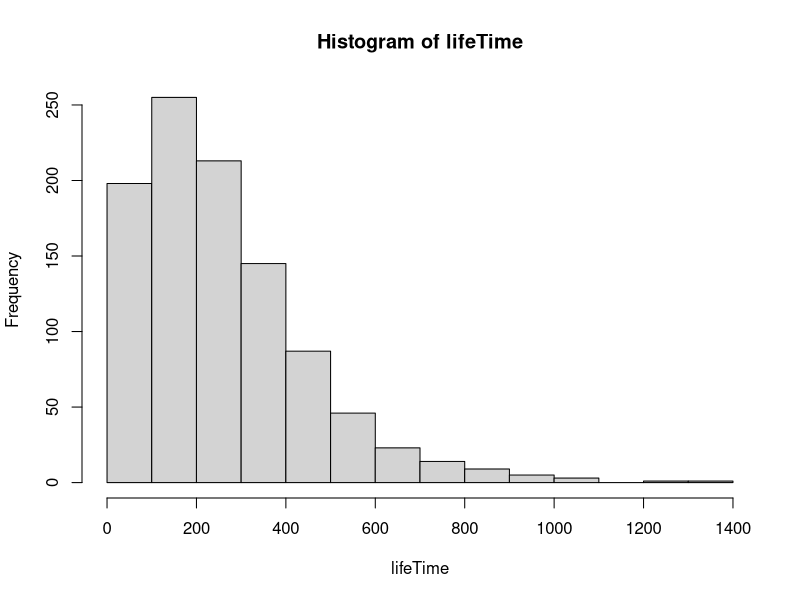
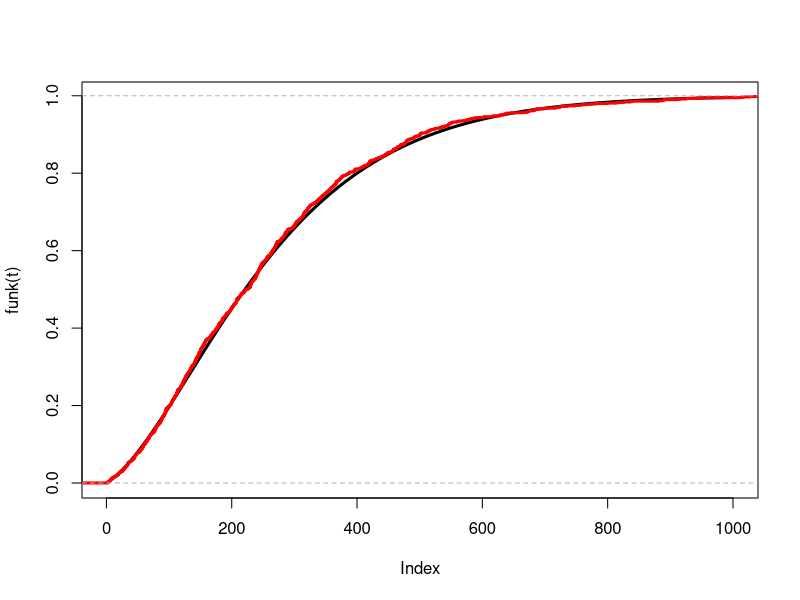
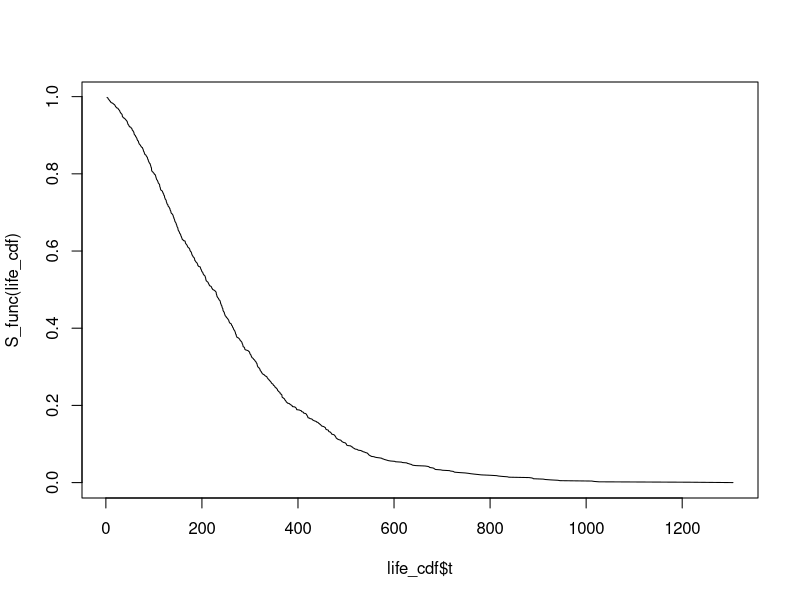
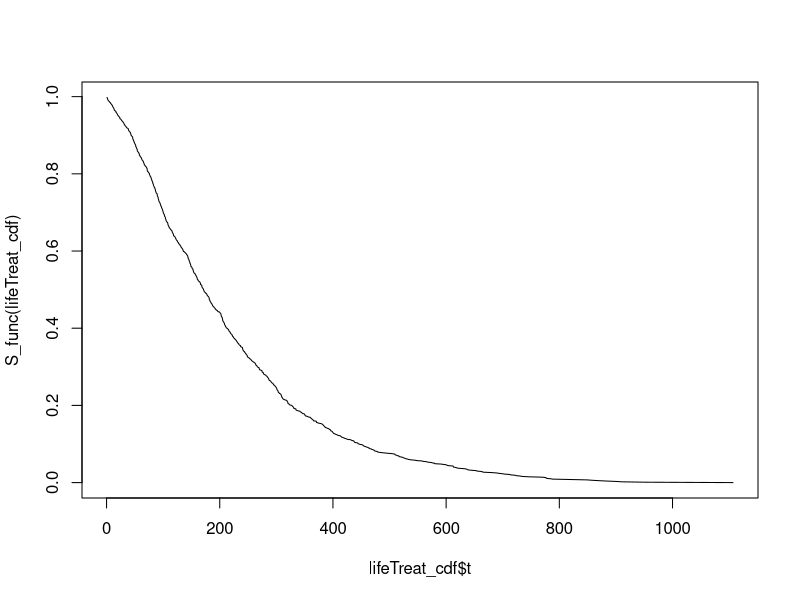
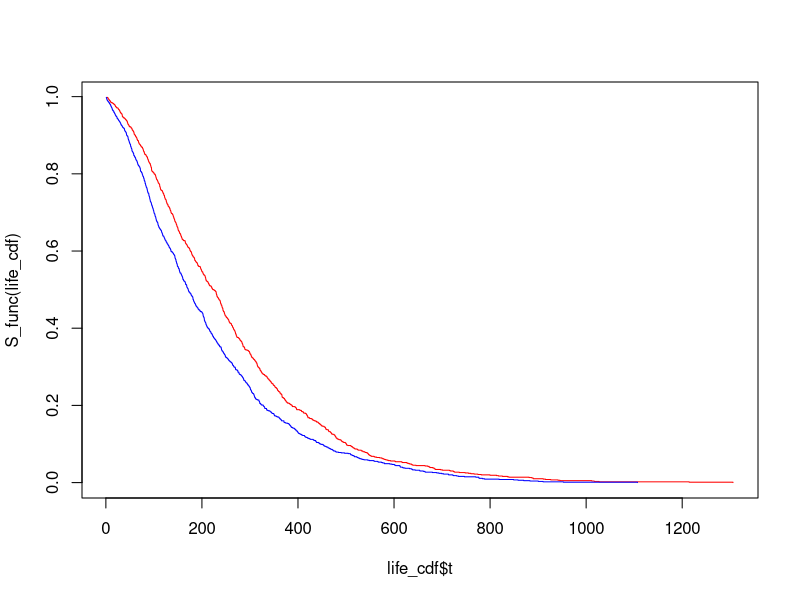

Source code (R) for these figures, in order:
library(expm)
rm(list=ls())
Q = matrix(
  c(-0.0085,  0.005,  0.0025,       0,   0.001,
          0, -0.014,   0.005,   0.004,   0.005,
          0,      0,  -0.008,   0.003,   0.005,
          0,      0,       0,  -0.009,   0.009,
          0,      0,       0,       0,       0),
  nrow = 5,
  ncol = 5)
Q <- t(Q)


## Task 7

woman = rep(1,1000) # Create 1000 women
N.iter = 1000

count = matrix(0, ncol = 5, nrow = N.iter) #

for (i in 1:N.iter){
  while (woman[i]<5){
    event = rexp(1,rate=-Q[woman[i],woman[i]])
    count[i,woman[i]] = event
    if (woman[i] <4){
    woman[i]=sample(x = c((woman[i]+1):5), size =1, replace =TRUE,
                    prob =-(Q[woman[i],(woman[i]+1):5])/Q[woman[i],woman[i]])
    }
    else{
      woman[i]=5
    }

  }
}

lifeTime = rowSums(count)
hist(lifeTime)
C = qchisq(p = c(0.025,0.975), df = 999)
# Conf for stadard deviation: see notes part 2 file
conf=c(sqrt(999*var(lifeTime)/C[2]),sqrt(999*var(lifeTime)/C[1]))
mean(lifeTime)

n = length(lifeTime)
Conf_control1 = mean(lifeTime) - qt(0.975, df =n-1) * sd(lifeTime) / sqrt(n)
Conf_control2 = mean(lifeTime) + qt(0.975, df =n-1) * sd(lifeTime) / sqrt(n)
c(mean(lifeTime),Conf_control1,Conf_control2) #mean and CI for the mean

#survival rate after 30.5 months
(sum(rowSums(count[,1:2])>30.5 & (count[,3]!=0 | count[,4]!=0)))/1000

############# Opgave 8
Q = Q[1:4,1:4]
funk = function(t){
  ones = rep(1,4)
  p0 = c(1,0,0,0)

  p = vector()
  for (i in 1:length(t)){
    p[i] = 1 - p0%*%expm(x = Q*t[i])%*%ones
  }
  return(p)

}
t = c(1:1000)
plot(funk(t),type ='l',lwd = 3)
lines(ecdf(lifeTime),col='red',lwd = 3)

ks.test(lifeTime, funk)

########## Opgave 9
# Q matrix for treatment
Q2 = matrix(c(-0.0085,0,0,0,0
              ,0.0025,-0.014,0,0,0
              ,0.00125,0,-0.008,0,0
              ,0,0.002,0.003,-0.009,0
              ,0.001,0.005,0.005,0.009,0),5,5)

woman = rep(1,1000) # Create 1000 women
N.iter = 1000

count_treat = matrix(0, ncol = 5, nrow = N.iter) #

for (i in 1:N.iter){
  while (woman[i]<5){
    event = rexp(1,rate=-Q2[woman[i],woman[i]])
    count_treat[i,woman[i]] = event
    if (woman[i] <4){
      woman[i]=sample(x = c((woman[i]+1):5), size =1, replace =TRUE,
                      prob =-(Q2[woman[i],(woman[i]+1):5])/Q2[woman[i],woman[i]])
    }
    else{
      woman[i]=5
    }

  }
}

cdf = function(lifeTime){
  bins = sort(lifeTime)
  cdf.value = cumsum(hist(lifeTime, breaks = bins, plot=FALSE)$count)/1000
  return(list("t"=tail(bins,-1), "cdf"=cdf.value))
}

# S function for non-treatment

life_cdf=cdf(lifeTime)

S_func = function(cdf){
  S = (1000-cdf$cdf*1000)/1000
       return(S)
}
plot(life_cdf$t,S_func(life_cdf),'l')

# find s for treatment
lifeTimeTreat =rowSums(count_treat)
lifeTreat_cdf=cdf(lifeTimeTreat)
plot(lifeTreat_cdf$t,S_func(lifeTreat_cdf),'l')

  
# plot with death rate for treat and non-treat
plot(life_cdf$t,S_func(life_cdf),col = 'red',type='s')
lines(lifeTreat_cdf$t,S_func(lifeTreat_cdf),col='blue',type='s')


#### Opgave 10
# Log rank test
N1 = head(S_func(life_cdf)*1000,-1)
N2 = head(S_func(lifeTreat_cdf)*1000,-1)
N = N1+N2

O1 = abs(diff(N1))
O2 = abs(diff(N2))
O = abs(diff(N))

N = tail(N,-1)
N2 = tail(N2,-1)

E2 = O/N*N2

V = (O*(N2/N)*(1-N2/N)*(N-O))/(N-1)

Z = sum(O2-E2)/sum(V)

pValue = 1-pnorm(Z)

mean(V)
